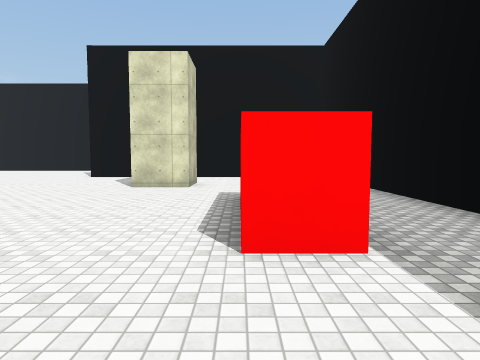
View 1 (above)

22 first-person views from a walk through a Unity game level. The camera is 1.5 m above the floor, tilts 4° down and sees 75° across. The floor is counted in squares, 2 m on a side. Each view is taken from the middle of a square. On the plan, view 1 faces up. The plan holds only what a view shows up to about 10 squares ahead; the rest is blank. The place goes on beyond the plan. The player is left out. Surface patterns are stand-ins for the level's own textures.

View 2
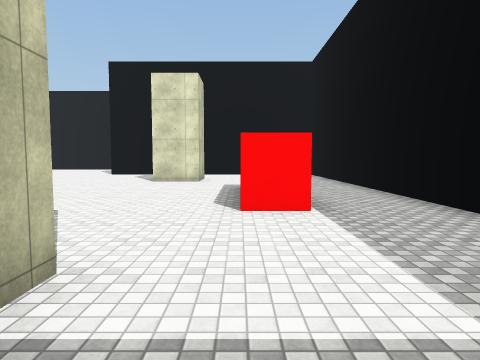

View 3
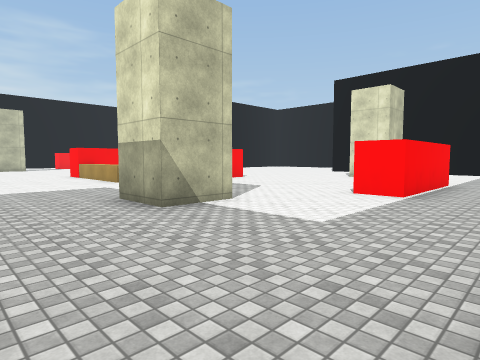

View 4
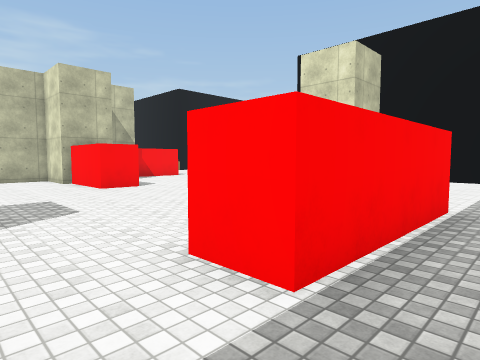

View 5
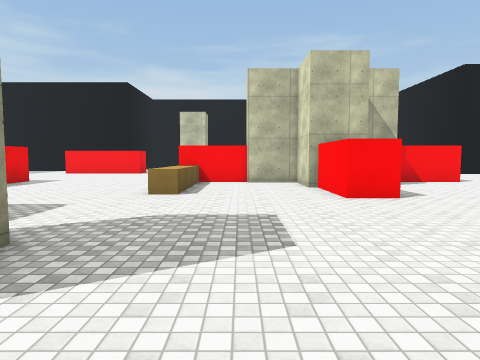

View 6
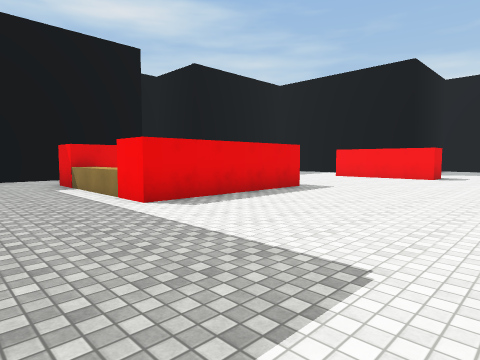

View 7
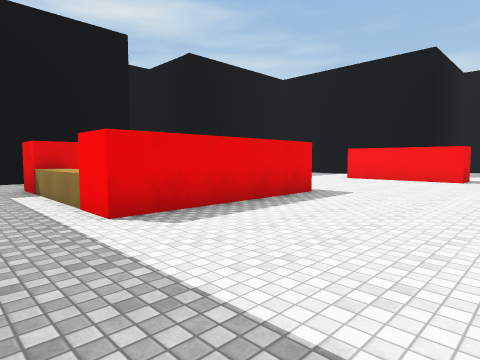

View 8
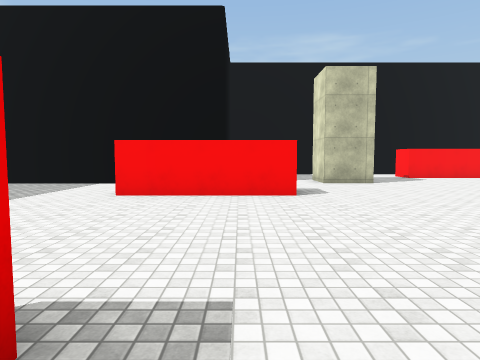

View 9
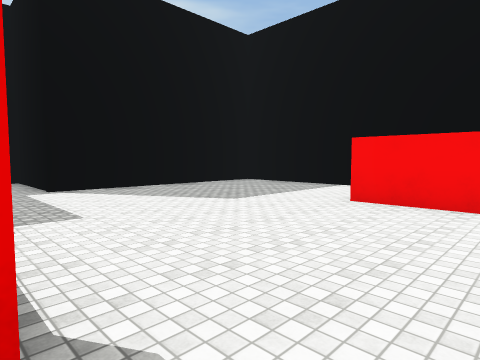

View 10
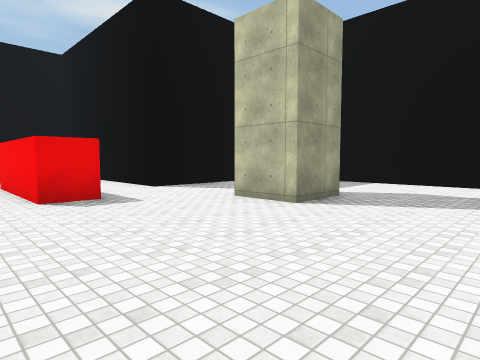

View 11
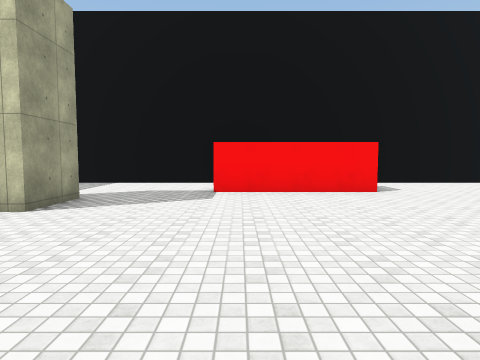

View 12
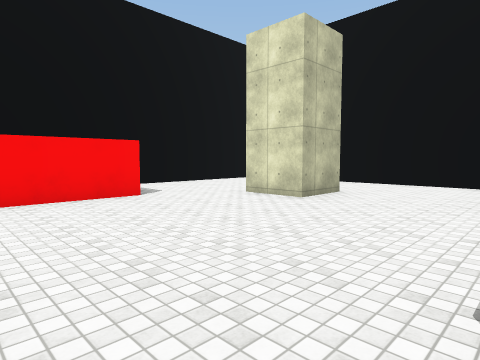

View 13
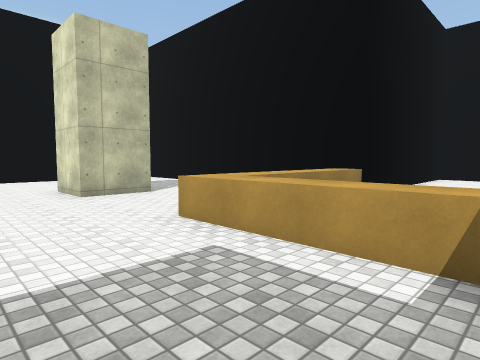

View 14
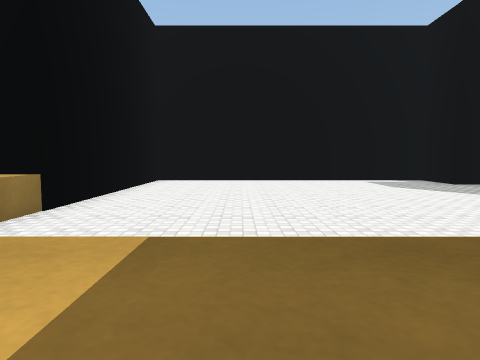

View 15
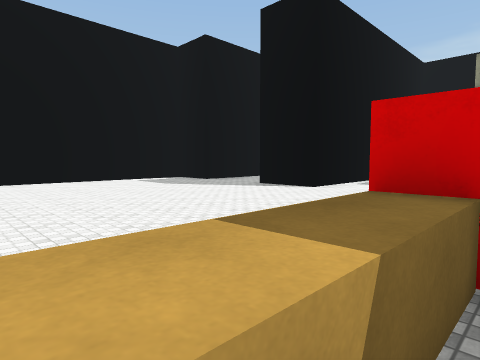

View 16
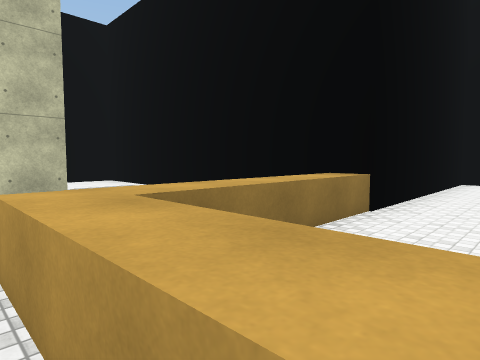

View 17
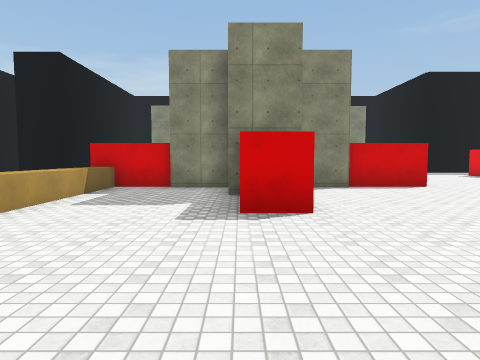

View 18
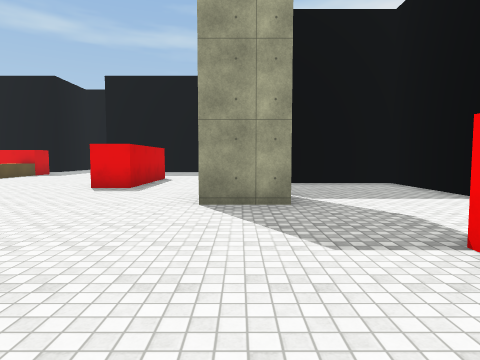

View 19
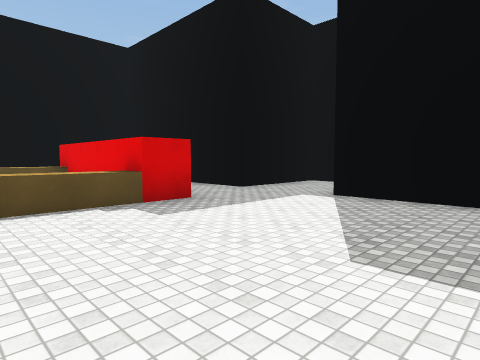

View 20
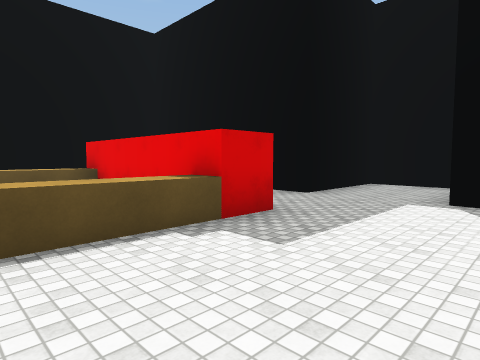

View 21
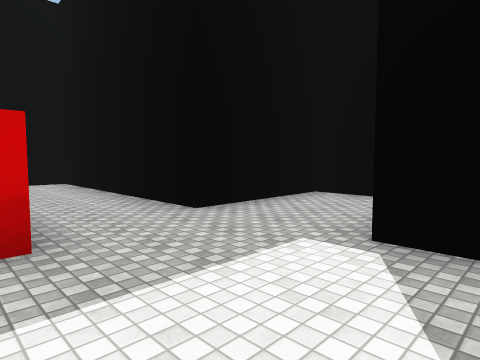

View 22
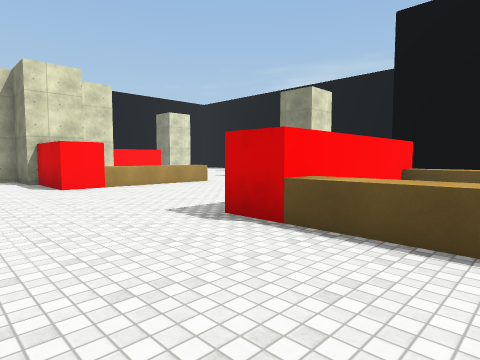

### Floor plan
Points are (right, up) in squares from view 1. A wall is a line through its corners. A room is listed if a view was taken in it or the views show most of it. See-through windows are left out.
Room 1 (views 1, 2, 3, 4, 5, 6, 7, 8, 9, 10, 11, 12, 13, 14, 15, 16, 17, 18, 19, 20, 21, 22)
walls: (-9.8, 2.2) (-9.8, 0); (-7.9, 3.8) (-9.6, 3.8) (-9.6, 2.3); (-11, 2.1) (-11, 3.8) (-11.5, 3.8); (-11, 5.3) (-11, 6.8); (-5.8, 5.1) (-5.8, 4) (-8, 4); (-6.4, 0.1) (-10.8, 0.1) (-10.8, 2.2); (-10.8, 6.8) (-10.8, 9); (-14.8, 3.9) (-14.8, 5); (-9.8, 9) (-9.8, 7); (-1.2, 0) (-1.2, -1.5) (-2.8, -1.5); (-5.5, -5.8) (-10.2, -5.8); (-1.2, 9.5) (-1.2, 8.1) (-2.9, 8.1); (1, 6.1) (1, 2.4) (0, 2.4); (-16.2, -5) (-16.2, -2.9) (-15.2, -2.9) (-15.2, -6.5); (-14.8, 12.4) (-22.9, 12.4); (-3.1, 12.4) (-5.9, 12.4) (-5.9, 14.2); (-19.9, 0) (-18.4, 0) (-18.4, -1.5) (-19, -1.5); (-18.4, 9.6) (-18.4, 8.1) (-19.9, 8.1); (-10.2, -8.6) (-5.5, -8.6); (3.2, 2.6) (3.2, 8); (-20.9, 6.1) (-20.9, 2.4); (-10.1, -9.6) (-10.1, -4.8) (-5.6, -4.8) (-5.6, -9.6); (0.5, 12.4) (-0.2, 12.4); (-5.1, 16.8) (-5.9, 16.8) (-5.9, 18.1); (-23.6, 2.3) (-23.6, -4.4) (-18.4, -4.4) (-18.4, -10.9); (-9.4, 18.6) (-11.6, 18.6); (-14.4, 18.6) (-14.8, 18.6) (-14.8, 8.9); (-16.4, -11.8) (-11.9, -11.8) (-11.9, -15.2) (-9.2, -15.2) (-9.2, -11.8) (-2.9, -11.8) (-2.9, -5); (-23.6, 11.6) (-23.6, 7.1)
low walls: (-7.8, 0.7) (-6.4, 0.7) (-6.4, 0.1); (-10.8, 8.3) (-15.5, 8.3); (-6.2, -8.6) (-6.2, -5.8)

Where each view was taken, in squares from view 1:
view 1: 0 up, 0 right, facing up
view 2: 2 down, 0 right, facing up
view 3: 4 down, 3 right, facing up-left
view 4: 1 up, 2 right, facing up-left
view 5: 2 up, 0 right, facing left
view 6: 0 up, 3 left, facing down-left
view 7: 1 down, 4 left, facing down-left
view 8: 4 down, 9 left, facing left
view 9: 4 down, 10 left, facing down-left
view 10: 3 up, 14 left, facing down-left
view 11: 3 up, 14 left, facing left
view 12: 3 up, 15 left, facing up-left
view 13: 6 up, 12 left, facing up-left
view 14: 8 up, 12 left, facing up
view 15: 8 up, 13 left, facing up-right
view 16: 8 up, 13 left, facing up-left
view 17: 5 up, 19 left, facing right
view 18: 5 up, 19 left, facing down
view 19: 6 down, 15 left, facing down-right
view 20: 6 down, 13 left, facing down-right
view 21: 9 down, 13 left, facing down-right
view 22: 8 down, 13 left, facing up-right
